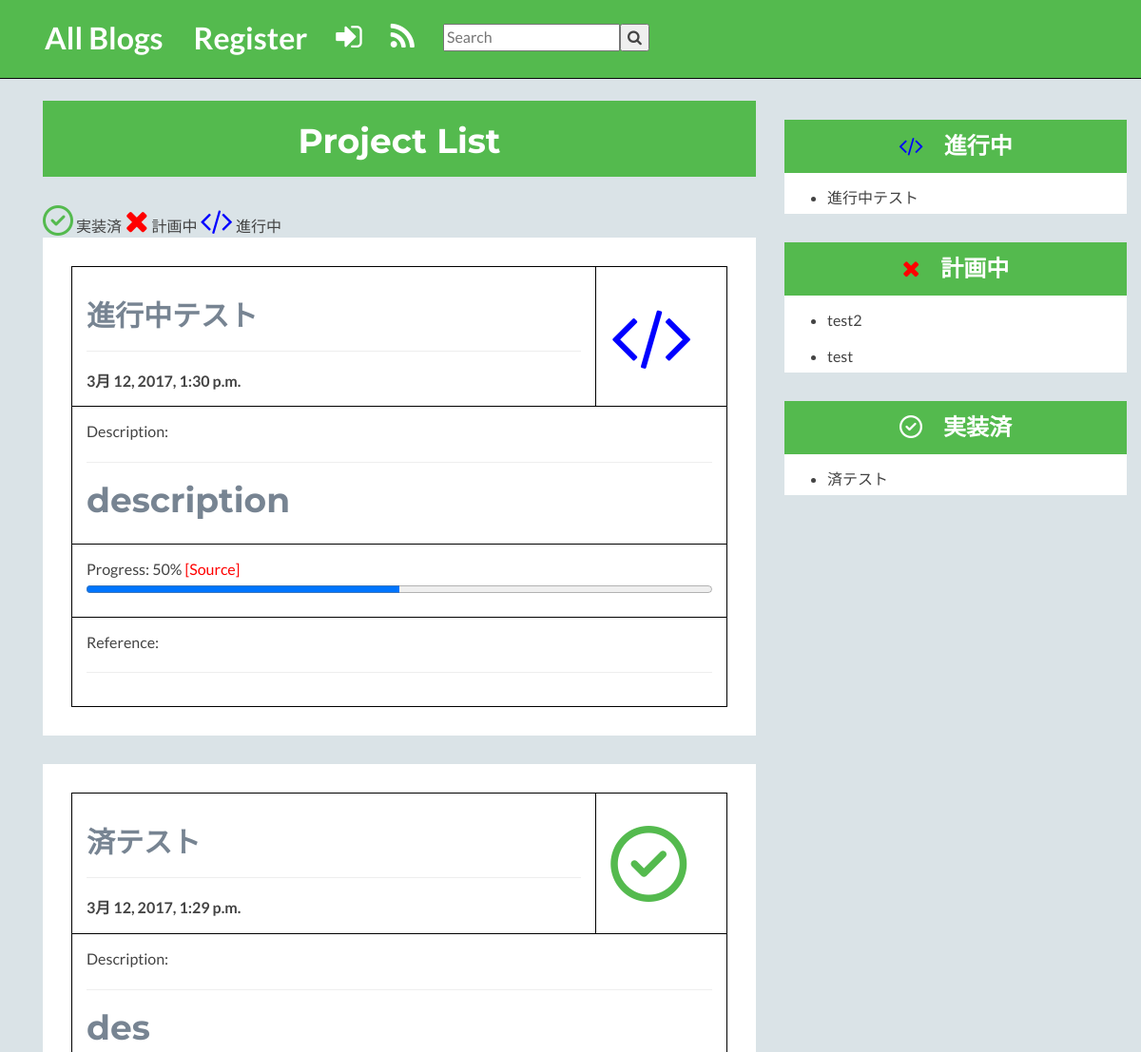
/todo/ (upper part), run on an earlier commit of the app's database.
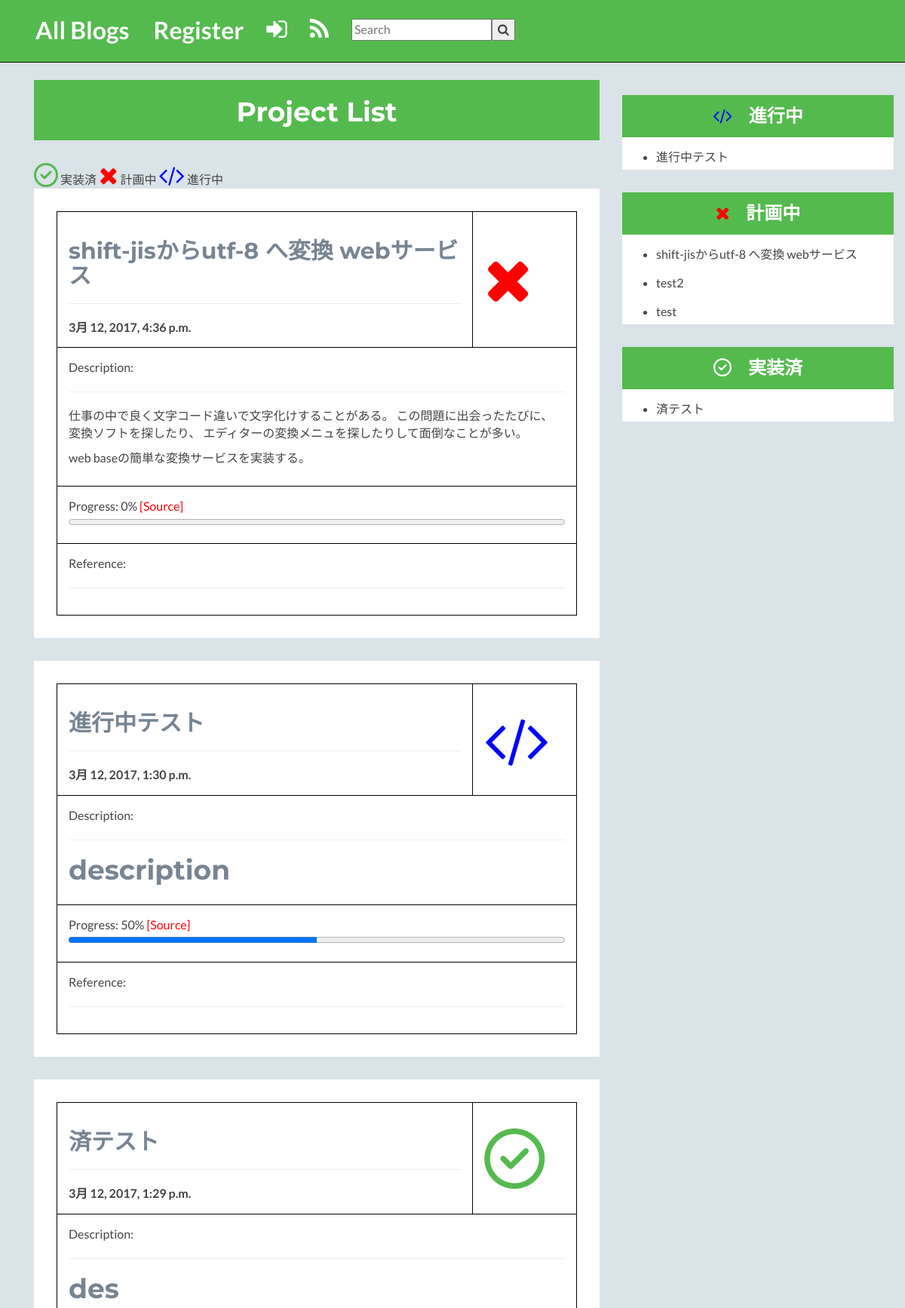
And on a later commit of the database.
### myblog/models.py (models this page shows, shortened)
class ToDo(models.Model):
    title = models.CharField(max_length=1000)
    description = MarkdownxField()
    slug = models.SlugField( default='')
    publishing_date = models.DateTimeField(auto_now_add=True)
    source_url = models.URLField(blank=True, null=True)
    status = models.IntegerField(choices=STATUS_CHOICES, default=1)
    progress = models.IntegerField(choices=PROGRESS_CHOICES, default=0)
    ref_title1 = models.CharField(max_length=255, default=' ', blank=True)
    ref_url1 = models.URLField(blank=True, null=True)
    ref_title2 = models.CharField(max_length=255, default=' ', blank=True)
    ref_url2 = models.URLField(blank=True, null=True)
    ref_title3 = models.CharField(max_length=255, default=' ', blank=True)
    ref_url3 = models.URLField(blank=True, null=True)
    ref_title4 = models.CharField(max_length=255, default=' ', blank=True)
    ref_url4 = models.URLField(blank=True, null=True)
    ref_title5 = models.CharField(max_length=255, default=' ', blank=True)
    ref_url5 = models.URLField(blank=True, null=True)

### myblog/views.py (the view)
# urls.py: url(r'^todo/$', TodoListView.as_view(), name='todo_list'),
class TodoListView(ListView):
    model = ToDo
    template_name = "todo_list.html"
    def get_context_data(self, **kwargs):
        context = super().get_context_data(**kwargs)
        project_list = ToDo.objects.all().order_by('-publishing_date')
        page = int(self.request.GET.get('page')) -1 if self.request.GET.get('page') else None
        if page and page>0:
            context['project_list'] = project_list[page*6-1: page*6+6]
        else:
            context['project_list'] = project_list[0:6]
        pagination = list()
        for i in range(int(project_list.count()/6)+1):
            pagination.append(i+1)
        context['pagination'] = pagination
        return context
    def get_queryset(self):
        return ToDo.objects.order_by('publishing_date')

### templates/todo_list.html (shortened to what the changed rows need)
{% extends 'base.html' %}
{% load markdown_deux_tags %}
{% block content %}
    <div class="container sections-wrapper">
        <div class="row">
            <div class="primary col-md-8 col-sm-12 col-xs-12">
                <section class="about section" id="aboutme" style="background-color: red;">
                    <div class="section-inner" style="background-color: #54ba4e; height: 80px; padding: 3px;">
                        <h1 style="color: white;" align="center">Project List</h1>
                    </div>
                </section>
                {% for project in project_list %}
                <section class="about section" id="aboutme">
                    <div class="section-inner">
                        <table id="project-table" style="width:100%; border: 1px solid black; border-collapse: collapse;">
                          <tr>
                            <th style="width: 80%;border: 1px solid black; border-collapse: collapse;"><h2>{{project.title}}</h2> <hr> {{project.publishing_date}}</th>
                            {% if project.status == 1 %}
                            <th align="center" valign="middle"><i class="fa fa-times fa-5x" style="color: red;" aria-hidden="true"></i></th>
                            {% elif project.status == 2 %}
                            <th align="center" valign="middle"><i class="fa fa-code fa-5x" style="color: blue;" aria-hidden="true"></i></th>
                            {% else %}
                            <th align="center" valign="middle"><i class="fa fa-check-circle-o fa-5x" style="color: #54ba4e;" aria-hidden="true"></i></th>
                            {% endif %}
                          </tr>
                          <tr>
                            <td colspan="2" style="border: 1px solid black; border-collapse: collapse;">Description: <hr> {{project.description|safe|escape|markdown}}</td>
                          </tr>
                          <tr>
                            <td  colspan="2" style="border: 1px solid black; border-collapse: collapse;">Progress: {{project.progress}}% <a href="{{project.source_url}}" style="color: red;">[Source]</a><progress value="{{project.progress}}" max="100" style="width:100%">{{project.progress}}</progress></td>
                          </tr>
                          <tr>
                            <td colspan="2" style="border: 1px solid black; border-collapse: collapse;">Reference: <hr>
                            </td>
                          </tr>
                        </table>
                    </div>
                </section>
                {% endfor %}
            </div>
            <div class="secondary col-md-4 col-sm-12 col-xs-12">
                <aside class="info aside section">
                    <div style="background: white; align = center; text-align: center;" valign="middle">
                            <div style="text-align: left;  padding:5px">
                            <ul>
                            {% for project in project_list %}
                            {% if project.status == 2 %}
                                <li><a href="{% url 'todo_details' slug=project.slug %}">{{ project.title }}</a></li>
                            {% endif %}
                            {% endfor %}
                            </ul>
                            </div>
                    </div>
                </aside>
                <aside class="info aside section">
                    <div style="background: white; align = center; text-align: center;" valign="middle">
                            <div style="text-align: left;  padding:5px">
                            <ul>
                            {% for project in project_list %}
                            {% if project.status == 1 %}
                                <li><a href="{% url 'todo_details' slug=project.slug %}">{{ project.title }}</a></li>
                            {% endif %}
                            {% endfor %}
                            </ul>
                            </div>
                    </div>
                </aside>
                <aside class="info aside section">
                    <div style="background: white; align = center; text-align: center;" valign="middle">
                            <div style="text-align: left;  padding:5px">
                            <ul>
                            {% for project in project_list %}
                            {% if project.status == 3 %}
                                <li><a href="{% url 'todo_details' slug=project.slug %}">{{ project.title }}</a></li>
                            {% endif %}
                            {% endfor %}
                            </ul>
                            </div>
                    </div>
                </aside>
            </div>
        </div>
    </div>
{% endblock %}

What changed in the data, as far as the page shows it:
added ToDo: title "shift-jisからutf-8 へ変換 webサービス", publishing_date "3月 12, 2017, 4:36 p.m.", status 1 (drawn), description "仕事の中で良く文字コード違いで文字化けすることがある。 この問題に出会ったたびに、変換ソフトを探したり、 エディターの変換メニュを探したりして面倒なことが多い。 web baseの簡単な変換サービスを実装する。", progress "0"
